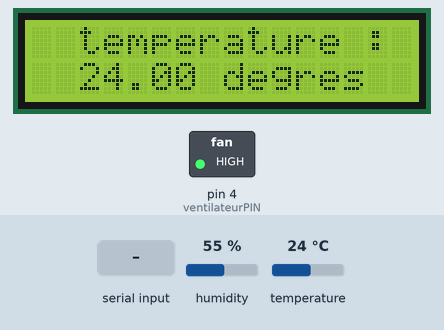
Recording of a sketch running on a simulated Arduino Uno, built with avr-gcc and run on an emulated ATmega328P. Shown: 16×2 character LCD, switched loads named in the sketch (green lamp = pin HIGH). Inputs (shaded band) come from the test bench; at power-on: temperature 24 °C, humidity 55 %. What the sketch prints to the serial monitor is not drawn.

Above: at 1.2 s.
1.3 s: temperature set to 20.2 °C
At 3.3 s:
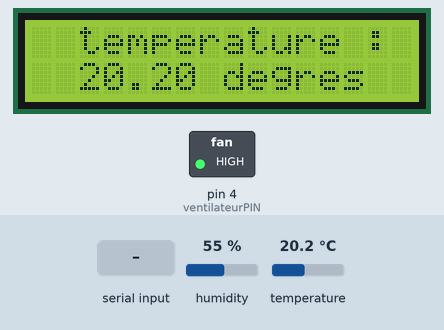
4.0 s: temperature set to 18.8 °C
At 5.4 s:
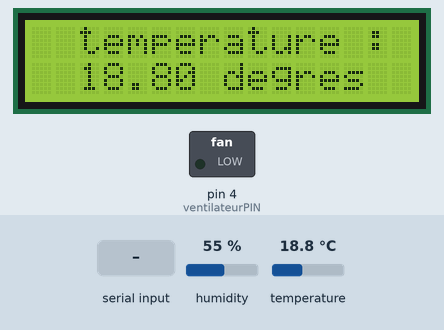
6.7 s: "1" received over the second serial link
At 8.6 s:
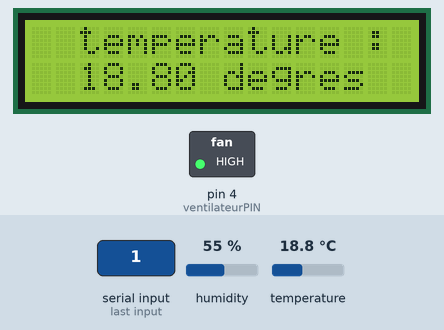
9.8 s: temperature set to 12 °C
At 10.8 s:
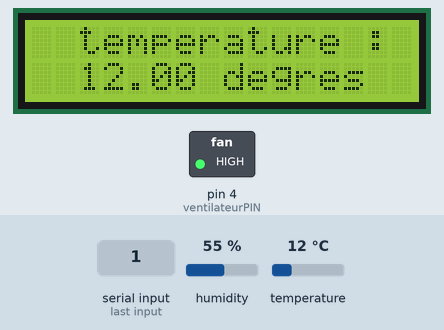
12.5 s: "6" received over the second serial link
At 15.1 s:
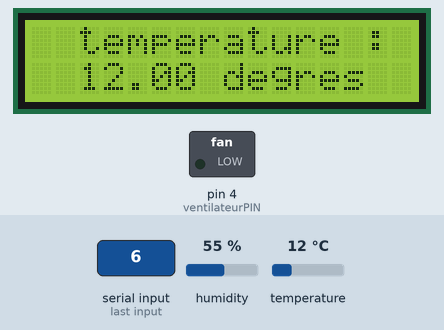
Timing chart, 0 to 16.6 s (numbered marks = the images above; inputs shaded):
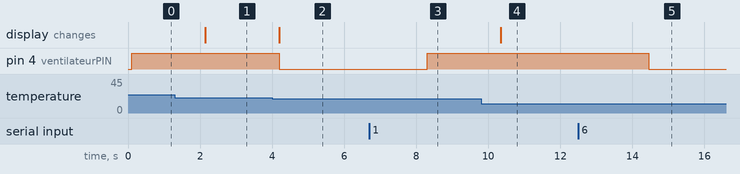

The sketch:

AllumVentAllumLumiere.ino
```cpp
// inclure les librairies
#include <DHT.h> // librairie pour le capteur de température DHT22
#include <LiquidCrystal_I2C.h> // librairie pour l'écran LCD
#define DHTPIN 2 // Definit la broche de l'Arduino sur laquelle la broche DATA du capteur est reliee -> broche 2
#define DHTTYPE DHT22 // Definit le type de capteur utilisé

#include<SoftwareSerial.h>
#define RX 10
#define TX 11
SoftwareSerial BlueT(RX,TX);
int mess = 0;

DHT dht(DHTPIN,DHTTYPE); // Déclare un objet de type DHT, Il faut passer en parametre du constructeur de l'objet la broche et le type de capteur

#define ventilateurPIN 4 // broche 4 de l'arduino -> pour ventilateur
LiquidCrystal_I2C lcd(0x27,16,2); //16 colonnes et 2 lignes pour l'écran LCD

void setup(){
  pinMode(ventilateurPIN,OUTPUT); //règle la broche 1 de l'arduino en mode sortie
  lcd.init(); // initialisation de l’afficheur
  lcd.backlight(); //lumière pour l'écran
  dht.begin(); // Initialise le capteur DHT22
  Serial.begin(9600);
  Serial.println("Bonjour -Pret pour les commandes AT");
  BlueT.begin(9600);
  digitalWrite(ventilateurPIN,LOW);
}

void loop(){

  float t = dht.readTemperature(); // récupération de la température
  float h = dht.readHumidity(); // récupération de l'humidité de l'air

  //............
  lcd.clear(); // initialisation de l'écran LCD
  lcd.setCursor(2,0); //initialisation des lignes et colonnes de l'écran lCD -> affichage température
  lcd.print("temperature : ");
  lcd.setCursor(2,1);
  lcd.print(t);
  lcd.print(" degres");
  //............

  if(mess==49){ // SI on allume le vent sur l'appli -> on active le ventilateur
   digitalWrite(ventilateurPIN,HIGH); // le ventilateur se met à tourner
  } else { // SI la temp <= 25 degrés -> on éteint le ventilateur
      digitalWrite(ventilateurPIN,LOW); // le ventilateur s'arrête
  }

  if(mess==54||mess==0){ // AUTOMATISATION DU VENTILATEUR : QUAND ON ALLUME LA SERRE OU QUAND ON ACTIVE L'AUTOMATISATION
    if(t>19.5){ // SI la temp > 19.5 degrés -> on active le ventilateur
      digitalWrite(ventilateurPIN,HIGH); // le ventilateur se met à tourner
    } else{ // SI la temp <= 25 degrés -> on éteint le ventilateur
      digitalWrite(ventilateurPIN,LOW); // le ventilateur s'arrête
    }
  }


  delay(2000);  // Attend 2 secondes avant de reboucler


  //.............

  while (BlueT.available()>0) {
    mess=BlueT.read();
    Serial.print("Bluetooth lit : ");
    Serial.println(mess);
  }

  BlueT.print(t);
  BlueT.print(":");
  BlueT.print(h);
  BlueT.println(" ");

  Serial.print(t);
  Serial.print(":");
  Serial.print(h);
  Serial.println(" ");

}
```

Measured:
- the behaviour switches between 19.6 and 19.5 °C on temperature (found by bisection; images 1 and 2)
- after the input at 1.3 s, the display: changes after 0.85 s (image 1)
- after the input at 4.0 s, pin 4 (ventilateurPIN): HIGH → LOW after 0.20 s; the display: changes after 0.20 s (image 2)
- after the input at 6.7 s, pin 4 (ventilateurPIN): LOW → HIGH after 1.6 s
- after the input at 9.8 s, the display: changes after 0.55 s (image 4)
- after the input at 12.5 s, pin 4 (ventilateurPIN): HIGH → LOW after 2.0 s
